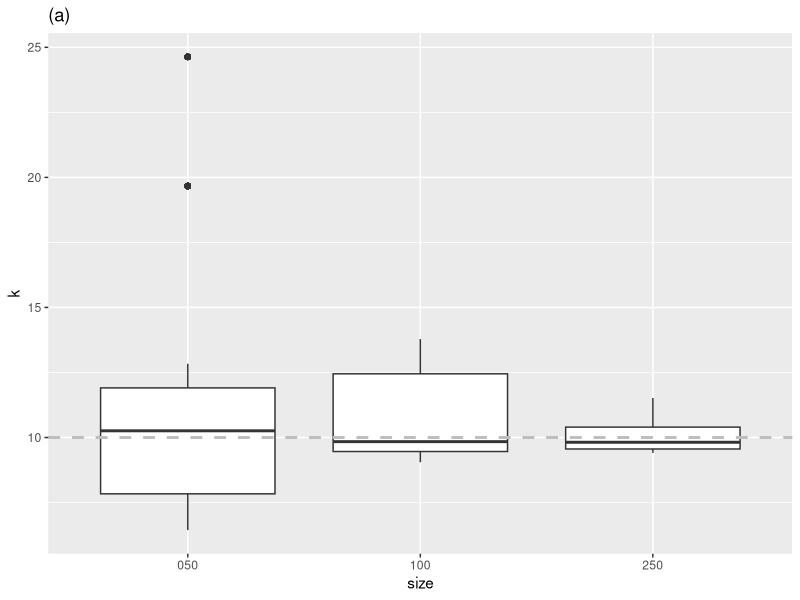
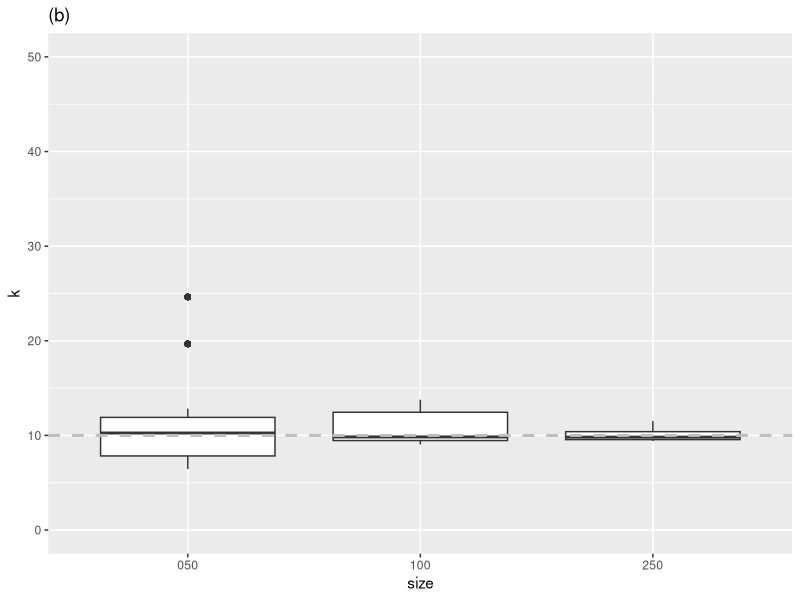
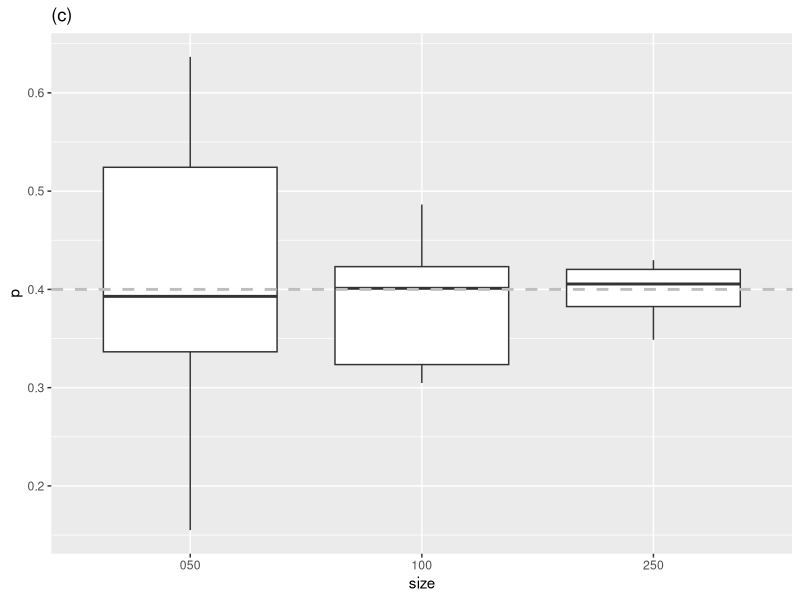

The R script that drew these images, in order:
## ---- chunk 1
n=50
k=10
p=0.4
sample=rbinom(n,k,p)
sample
## ---- chunk 2
estimate_kp=function(x){
  xbar=mean(x)
  khat=xbar^2/(xbar-sum((x-xbar)^2)/length(x))
  phat=xbar/khat
  return(c(khat,phat))
}
estimate_kp(sample)
## ---- chunk 3
N=1000
n=50
k=10
p=0.4
n_sample = function(n){
  x = rbinom(n,k,p)
  return(x)
}
k_hat = function(x){
  x_bar = mean(x)
  n = length(x)
  k_hat = (x_bar^2) / (x_bar - (1/n)*sum((x - x_bar)^2)) 
  return(k_hat)
}
p_hat = function(x){
  x_bar = mean(x)
  n = length(x)
  k_hat = (x_bar^2) / (x_bar - (1/n)*sum((x - x_bar)^2)) 
  p_hat = mean(x) / k_hat
  return(p_hat)
}
n_50=matrix(n_sample(1000),nrow=1000,ncol=50,byrow = TRUE)
k_50=apply(n_50,1,k_hat)
#estimates of k samples of size 50
head(k_50,n=10)
p_50=apply(n_50,1,p_hat)
#estimates of p samples of size 50
head(p_50,n=10)
## ---- chunk 4
n_100=matrix(n_sample(1000),nrow=1000,ncol=100,byrow = TRUE)
k_100=apply(n_100,1,k_hat)
#estimates of k samples of size 100
head(k_100,n=10)
p_100=apply(n_100,1,p_hat)
#estimates of p samples of size 100
head(p_100,n=10)
n_250=matrix(n_sample(1000),nrow=1000,ncol=250,byrow = TRUE)
k_250=apply(n_250,1,k_hat)
#estimates of k samples of size 250
head(k_250,n=10)
p_250=apply(n_250,1,p_hat)
#estimates of p samples of size 250
head(p_250,n=10)
## ---- chunk 5
bias_k=c(mean(k_50)-k,mean(k_100)-k,mean(k_250)-k)
MSE_k=c(mean((k_50-k)^2),mean((k_100-k)^2),mean((k_250-k)^2)) 
bias_p=c(mean(p_50)-p,mean(p_100)-p,mean(p_250)-p)
MSE_p=c(mean((p_50-p)^2),mean((p_100-p)^2),mean((p_250-p)^2))
est_k=data.frame(bias_k=bias_k,MSE_k=MSE_k)
row.names(est_k)=c("50","100","250")
est_p=data.frame(bias_p=bias_p,MSE_p=MSE_p)
row.names(est_p)=c("50","100","250")
#Estimate the bias and the mean squared error (MSE) of k
est_k
#Estimate the bias and the mean squared error (MSE) of p
est_p
## ---- chunk 6
library(ggplot2)
kdata=data.frame(rbind(cbind(k_50,"050"),cbind(k_100,"100"),cbind(k_250,"250")))
colnames(kdata)=c("k","size")
ggplot(data = kdata,mapping = aes(size,as.numeric(k)))+
  geom_boxplot()+
  geom_hline(yintercept=10, colour="grey", lty="dashed", size=1)+
  labs(title = "(a)",
  	x = "size",
  	y = "k")
ggplot(data = kdata,mapping = aes(size,as.numeric(k)))+
  geom_boxplot()+
  geom_hline(yintercept=10, colour="grey", lty="dashed", size=1)+
  coord_cartesian(ylim = c(0,50))+
  labs(title = "(b)",
  	x = "size",
  	y = "k")
pdata=data.frame(rbind(cbind(p_50,"050"),cbind(p_100,"100"),cbind(p_250,"250")))
colnames(pdata)=c("p","size")
ggplot(data = pdata,mapping = aes(size,as.numeric(p)))+
  geom_boxplot()+
  geom_hline(yintercept=0.4, colour="grey", lty="dashed", size=1)+
  labs(title = "(c)",
  	x = "size",
  	y = "p")
